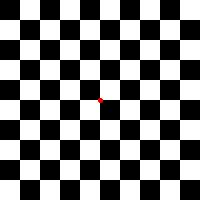
#> input picture lens_distortion_correction_process/input_images/200x200_checkerboard.jpg, 200 x 200 px, given in place of 4000x4000_sat_img_1.jpg, which was not available
$ python distortion_add.py
#> lines starting #> are read from the running program, lines starting #| are printed output that depends on the picture; after the words box and inside, x2 and y2 are one past the last pixel; in counts of white or black regions, pixels touching at a corner belong together; pictures that were not available may be replaced by others from this repository, and a replacement may not be noted
import numpy as np
import cv2
import matplotlib.pyplot as plt
from matplotlib import cm # for the color maps
import math

"""
This file generates the simualted distortion effect on an image using the distortion model.
The distortion model is based on the radial distortion model and the TDI effect on the image sensor.
The spectral filter effects are also plotted in this file.

TODO: when using this file make sure to make folders for the M_vectors and figures to save the files in!

"""
# =========================== SETUP BEFORE RUNNING ============================

#save folders and files
m_vectors_save_folder           = "4000x4000"
input_image_file                = "4000x4000_sat_img_1.jpg"

# Find the position of the underscore and the dot
underscore_position = input_image_file.find('_')
dot_position = input_image_file.find('.')

# Slice the string between the underscore and the dot
file_name_only = input_image_file[underscore_position + 1:dot_position]

figures_save_folder             = m_vectors_save_folder + "_" + file_name_only
distorted_images_save_folder    = m_vectors_save_folder + "_" + file_name_only

#image dimensions
image_width     = 4000
image_height    = 4000

filter_offset_from_centre      = 1000

#==============================================================================
#default figsize
fig_width   = 6
fig_height  = 3.3

#matplotlib rcParams
plt.rcParams['font.family'] = 'Serif'
plt.rcParams['axes.labelsize']     = 12
plt.rcParams['axes.titlesize']     = 12
plt.rcParams['font.size']          = 12
plt.rcParams['legend.fontsize']    = 12
plt.rcParams['xtick.labelsize']    = 12
plt.rcParams['ytick.labelsize']    = 12


#center of the image
cx = image_width//2
cy = image_height//2

input_image_path = fr"C:\Users\rowan\OneDrive\Desktop\code\image-calibration-algorithms\lens_distortion_correction_process\input_images\{input_image_file}"
test_img = cv2.imread(input_image_path, cv2.IMREAD_COLOR)
#> test_img is the input picture: shape (200, 200, 3); mean B, G, R 127.4, 127.4, 127.5
#split the image into 3 color channels
red_image, green_image, blue_image = cv2.split(test_img)

#distortion coefficients
k1 = -0.1
k2 = -0.01
k3 = -0.01

#number of TDI stages
TDI_stages = 4
filter_step_size = 2 # loop incrementor

x, y = np.meshgrid(np.arange(image_width), np.arange(image_height))

nx, ny = (x-cx)/cx, (y-cy)/cy
r = np.sqrt((nx)**2 + (ny)**2)

r2 = r**2
r4 = r2**2
r6 = r2**4

nx2, ny2 = nx * (1 + k1 * r**2 + k2 * r4 + k3 * r6), ny * (1 + k1 * r**2 + k2 * r4 + k3 * r6)
x2, y2 = nx2*cx + cx, ny2*cy + cy

plot_figures = True

if plot_figures:
    plt.figure(figsize=(fig_width,fig_height))
    #set the grid interval to 1
    plt.grid()
    #plt.tight_layout()
    plt.title("M_vector(x-comp) for varying spectral filter locations")
    plt.ylabel("$M_{x}$")
    plt.xlabel("Pixel Column Index")
    plt.tight_layout()
    c = cm.get_cmap('magma')

    #plot the M_vector x component for varying spectral filter locations
    for i in range(0, cy, filter_step_size):

        blue_filter_start_line  = i
        blue_filter_end_line    = blue_filter_start_line + TDI_stages

        r2_window_blue      = r2[blue_filter_start_line     :blue_filter_end_line,:]

        nx_window_blue      = nx[blue_filter_start_line     :blue_filter_end_line,:]
        ny_window_blue      = ny[blue_filter_start_line     :blue_filter_end_line,:]

        nx2_window_blue     = nx2[blue_filter_start_line    :blue_filter_end_line,:]
        ny2_window_blue     = ny2[blue_filter_start_line    :blue_filter_end_line,:]

        M_vector_x_window_blue  = nx2_window_blue   - nx_window_blue
        M_vector_y_window_blue  = ny2_window_blue   - ny_window_blue

        plt.plot( M_vector_x_window_blue[0,:], label = "M_vector_x_window_blue", color = c(i/cy))

    yesno = input('Want to save the file? (Y/N): ')
#> the answer given: out.png

    if(yesno=='Y'):
        print ('Saving file as: M_vector_x_comp_varying_spectral_filter_locations.pdf')
        plt.savefig(fr"C:\Users\rowan\OneDrive\Desktop\code\image-calibration-algorithms\lens_distortion_correction_process\figures\{figures_save_folder}\M_vector_x_comp_varying_spectral_filter_locations.pdf")

    else:
        plt.show()
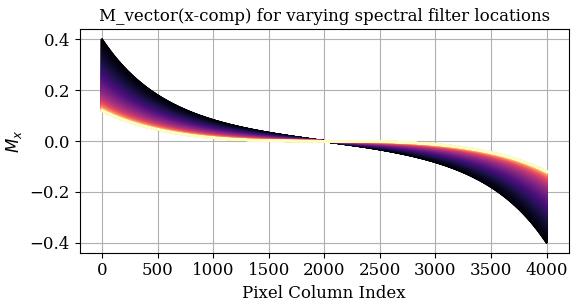
#> figure drawn by matplotlib, 1 panel; curve peaks at x = 0, y = 0.4; curve peaks at x = 0, y = 0.399; curve peaks at x = 0, y = 0.398

    plt.figure(figsize=(fig_width,fig_height))
    plt.grid()
    plt.title("M_vector(y-comp) for varying spectral filter locations")
    plt.tight_layout()
    plt.ylabel("$M_{y}$")
    plt.xlabel("Pixel Column Index")

    #plot the M_vector y component for varying spectral filter locations
    for i in range(0, cy, filter_step_size):

        #blue filter is used her ein the variable names but it is just the example, it actually represents the a generic filter since it looks through all the spectral filter locations
        blue_filter_start_line  = i
        blue_filter_end_line    = blue_filter_start_line + TDI_stages

        r2_window_blue      = r2[blue_filter_start_line     :blue_filter_end_line,:]

        nx_window_blue      = nx[blue_filter_start_line     :blue_filter_end_line,:]
        ny_window_blue      = ny[blue_filter_start_line     :blue_filter_end_line,:]

        nx2_window_blue     = nx2[blue_filter_start_line    :blue_filter_end_line,:]
        ny2_window_blue     = ny2[blue_filter_start_line    :blue_filter_end_line,:]

        M_vector_x_window_blue  = nx2_window_blue   - nx_window_blue
        M_vector_y_window_blue  = ny2_window_blue   - ny_window_blue


        plt.plot( M_vector_y_window_blue[0,:], label = "M_vector_x_window_blue", color = c(i/cy))
        plt.gca().invert_yaxis()

    yesno = input('Want to save the file? (Y/N): ')
#> the answer given: out.png

    if(yesno=='Y'):
        print ('Saving file as: M_vector_y_comp_varying_spectral_filter_locations.pdf')
        plt.savefig(fr"C:\Users\rowan\OneDrive\Desktop\code\image-calibration-algorithms\lens_distortion_correction_process\figures\{figures_save_folder}\M_vector_y_comp_varying_spectral_filter_locations.pdf")

    else:
        plt.show()
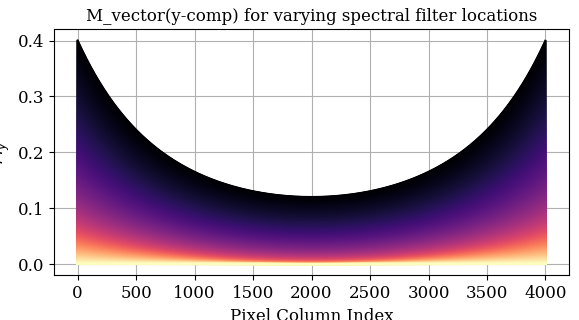
#> figure drawn by matplotlib, 1 panel; curve peaks at x = 0, y = 0.4; curve peaks at x = 0, y = 0.399; curve peaks at x = 0, y = 0.397

    #make an array of size width and height of zeros
    legend_for_M_vector = np.zeros((image_height, image_width))

    #creating the legend for the M-vector x and y plots
    #for rows 2000 to 2048, set all the values in the column to linspace between 0 and 1
    for i in range(0, image_height//2):
        legend_for_M_vector[i,:] = (i/(image_height//2))
        #this makes it symmetrical about the y = 0 axis
        legend_for_M_vector[image_height - i -1 , :] = (i/(image_height//2))

    plt.figure(figsize=(fig_width,fig_height))
    plt.imshow(legend_for_M_vector, cmap = 'magma')
    plt.colorbar()
    plt.title("M_vector legend")
    plt.tight_layout()
    plt.xlabel("Pixel Column Index")
    plt.xlabel("Pixel Row Index")

    yesno = input('Want to save the file? (Y/N): ')
#> the answer given: out.png

    if(yesno=='Y'):
        print ('Saving file as: M_vector_legend.pdf')
        plt.savefig(fr"C:\Users\rowan\OneDrive\Desktop\code\image-calibration-algorithms\lens_distortion_correction_process\figures\{figures_save_folder}\M_vector_legend.pdf")

    else:
        plt.show()
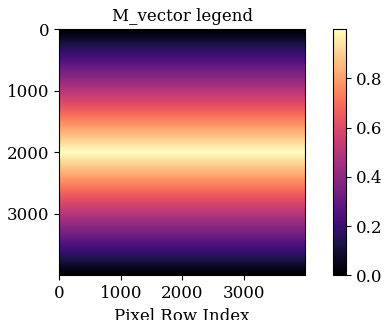
#> figure drawn by matplotlib, 2 panels

    # Create a matplotlib figure showing the image sensor with the top half of the image sensor having
    # the magma gradient and the bottom half having the reflection of the magma gradient around the x axis
    plt.figure(figsize=(fig_width*2,fig_height))

    # plot the effect of the r values - create subplots for r2, r4, and r6
    plt.subplot(131)
    plt.imshow(r2, cmap='magma')
    plt.colorbar(shrink=1) # reduce the size of the colorbar
    plt.title("$r^{2}$ values")
    plt.grid()

    plt.subplot(132)
    plt.imshow(r4, cmap='magma')
    plt.colorbar(shrink=1)
    plt.title("$r^{4}$ values")
    plt.grid()

    plt.subplot(133)
#> (the run stopped early here; a loop or call above may not have finished)

$ run again, on original_points.png
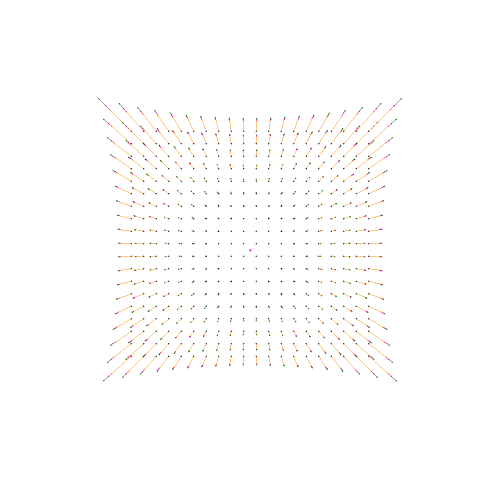
#> input picture original_points.png, 1000 x 1000 px, given in place of 4000x4000_sat_img_1.jpg, which was not available (shown at 1/2 size)
#> test_img is the input picture: shape (1000, 1000, 3); mean B, G, R 252.7, 253.4, 254
#> `red_image, green_image, blue_image = cv2.split(test_img)`:
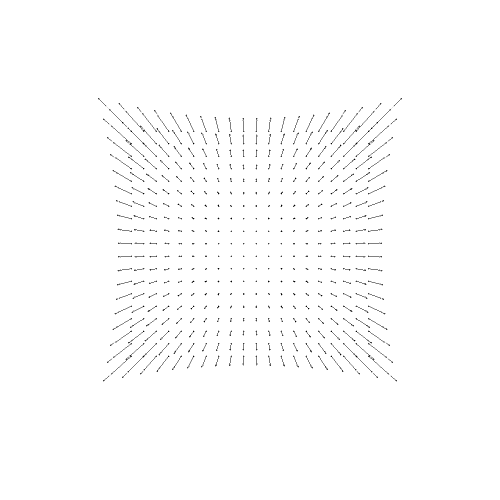
#> red_image: shape (1000, 1000) (shown at 1/2 size); min 0, max 255, mean 252.7
#> `red_image, green_image, blue_image = cv2.split(test_img)`:
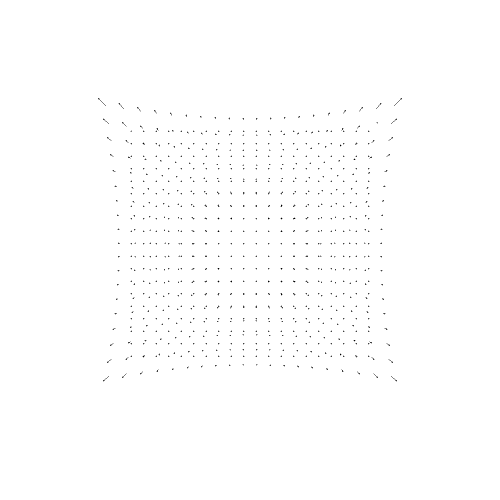
#> blue_image: shape (1000, 1000) (shown at 1/2 size); 99.6% white; black in thin lines or dots, all inside (x1, y1, x2, y2) = (196, 196, 804, 763)
